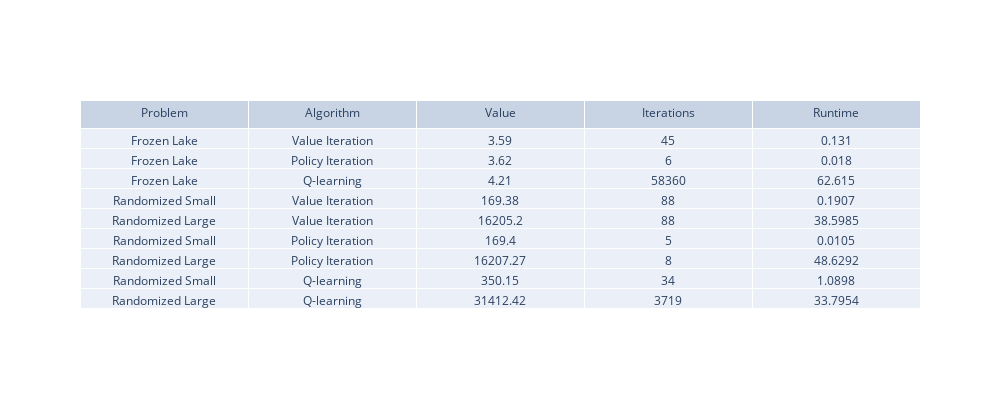

The code cell stored with this chart in its notebook:
### Code cell
layout = go.Layout(
    autosize=True,
    width=1000,
    height=400)
fig = go.Figure(
    data=[go.Table(header=dict(values=['Problem', 'Algorithm', 'Value', 'Iterations', 'Runtime']),
    cells=dict(values=[p, a, v, i, r]))], layout=layout)
fig.show()

### Figure 1 — Plotly figure (JSON) as saved in the notebook; plotly's stock layout.template omitted (floating-point values rounded to 4 significant figures)
{"data": [{"cells": {"values": [["Frozen Lake", "Frozen Lake", "Frozen Lake", "Randomized Small", "Randomized Large", "Randomized Small", "Randomized Large", "Randomized Small", "Randomized Large"], ["Value Iteration", "Policy Iteration", "Q-learning", "Value Iteration", "Value Iteration", "Policy Iteration", "Policy Iteration", "Q-learning", "Q-learning"], [3.59, 3.62, 4.21, 169.4, 16210.0, 169.4, 16210.0, 350.1, 31410.0], [45, 6, 58360, 88, 88, 5, 8, 34, 3719], [0.131, 0.018, 62.62, 0.1907, 38.6, 0.0105, 48.63, 1.09, 33.8]]}, "header": {"values": ["Problem", "Algorithm", "Value", "Iterations", "Runtime"]}, "type": "table"}], "layout": {"autosize": true, "height": 400, "width": 1000}}
